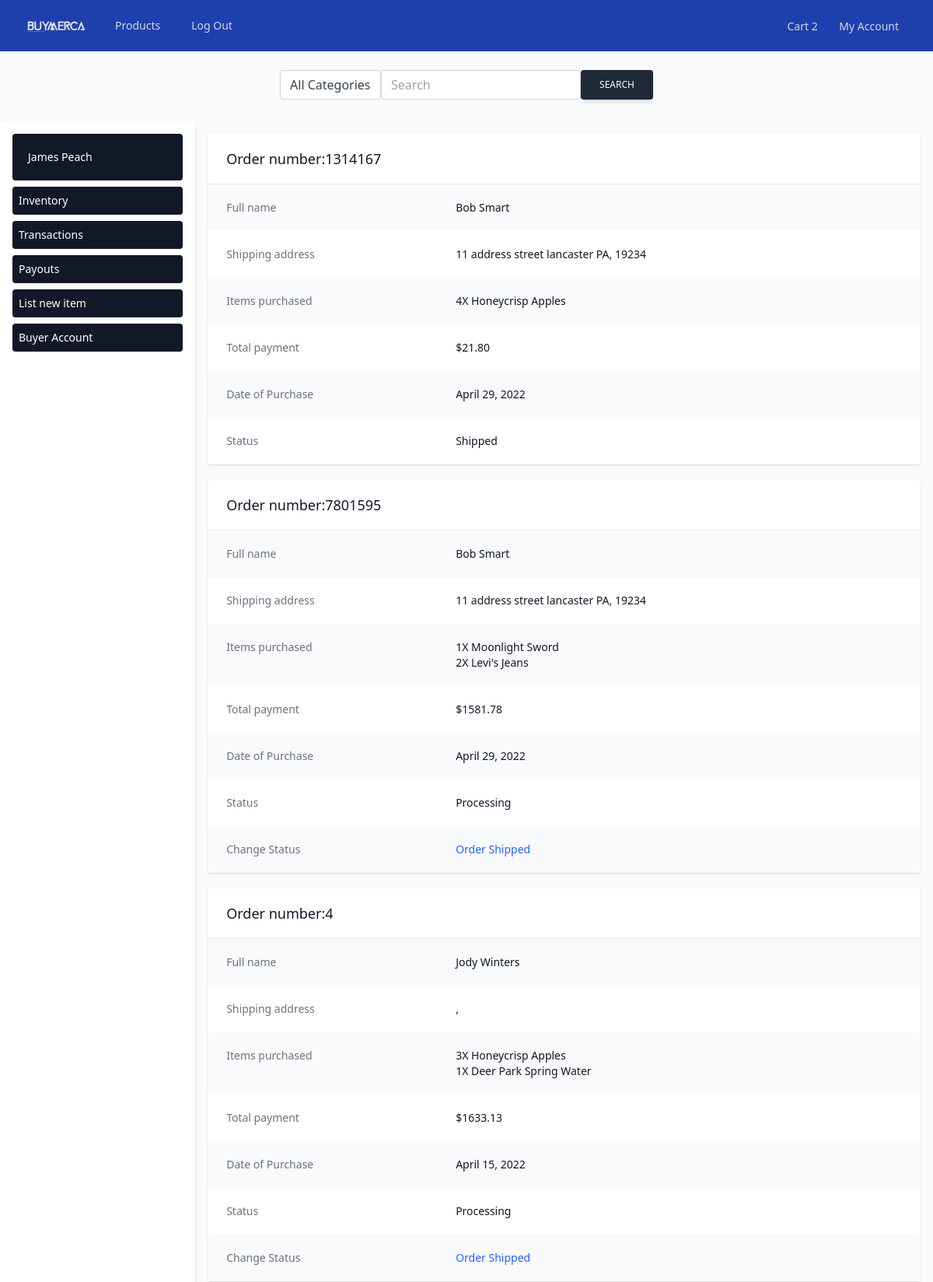
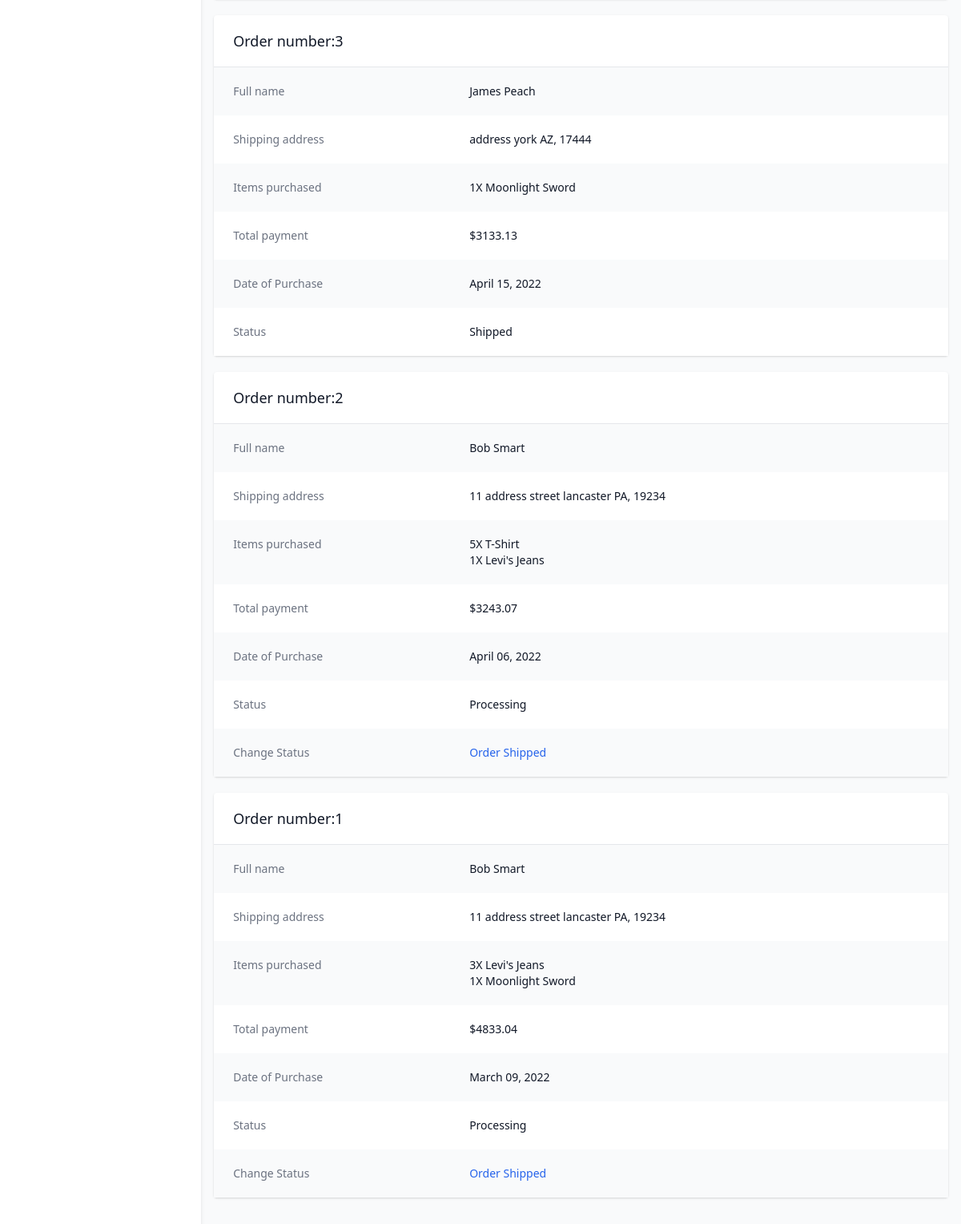
/seller_sold.php (signed in, upper part), run on the app's committed database (2 pictures, top to bottom).
### tables this page shows
CREATE TABLE `products` (
  `product_ID` int(11) NOT NULL,
  `title` varchar(255) NOT NULL,
  `customLabel` varchar(255) DEFAULT NULL,
  `price` decimal(10,2) NOT NULL,
  `list_price` decimal(10,2) NOT NULL,
  `brand` int(11) NOT NULL,
  `categories` int(11) NOT NULL,
  `productCondition` varchar(255) NOT NULL,
  `description` text NOT NULL,
  `featured` tinyint(4) NOT NULL DEFAULT 0,
  `sizes` text DEFAULT NULL,
  `weight` text DEFAULT NULL,
  `seller_ID` int(11) NOT NULL,
  `quantity` int(8) NOT NULL,
  `discount_percent` int(3) DEFAULT NULL,
  `comment` text DEFAULT NULL,
  `image` longblob NOT NULL,
  `create_date` datetime NOT NULL DEFAULT current_timestamp()
);

CREATE TABLE `Users` (
  `first_name` varchar(50) NOT NULL,
  `last_name` varchar(50) NOT NULL,
  `email` varchar(100) NOT NULL,
  `password` varchar(20) NOT NULL,
  `user_ID` int(7) NOT NULL,
  `role` varchar(50) NOT NULL,
  `address_first_line` varchar(200) DEFAULT NULL,
  `address_second_line` varchar(200) DEFAULT NULL,
  `city` varchar(30) DEFAULT NULL,
  `state_abbreviation` varchar(2) DEFAULT NULL,
  `zip_code` int(11) DEFAULT NULL,
  `telephone_number` int(10) DEFAULT NULL,
  `gender` varchar(20) NOT NULL,
  `approval` int(1) DEFAULT NULL,
  `disabled` int(1) DEFAULT NULL
);

CREATE TABLE `Transactions` (
  `product_ID` int(10) NOT NULL,
  `product_quantity` int(10) NOT NULL,
  `user_ID` int(10) NOT NULL,
  `purchase_date` timestamp NOT NULL DEFAULT current_timestamp(),
  `shipped` bit(1) NOT NULL DEFAULT b'0',
  `transaction_ID` int(10) NOT NULL,
  `price_at_purchase` decimal(10,2) DEFAULT NULL
);

### seller_sold.php (the view, shortened to what this page needs)
<?php
    include 'templates/nav-bar.php';
    include 'templates/search-bar.php';
?>
<main class="flex w-full">
    <?php
        include 'templates/seller-side-bar.php';
    ?>
    <section class="w-full p-4">
        <div class="w-full text-md">
            <?php
                $sql="SELECT * FROM Transactions t INNER JOIN products p on t.product_ID=p.product_ID  WHERE p.seller_ID=$_SESSION[ID] GROUP BY transaction_ID ORDER BY purchase_date DESC";
                $result = $conn->query($sql);
                $totalPrice = 0;
                $counter = 0;
                while($res = mysqli_fetch_array($result)) {
                    $sql = "SELECT * FROM Users WHERE user_ID=$res[user_ID]";
                    $resul = $conn->query($sql);
                    $thing = $resul->fetch_assoc();
                    $date = date_create($res['purchase_date']);
                    echo "<div class='bg-white shadow sm:rounded mb-5'>";
                    echo "<div class='px-4 py-5 sm:px-6'>";
                    echo "<h3 class='text-lg leading-6 font-medium text-gray-900'>Order number:". $res['transaction_ID'] . "</h3>";
                    echo "</div>";
                    echo "<div class='border-t border-gray-200'>";
                    echo "<dl>";
                        echo "<div class='bg-gray-50 px-4 py-5 sm:grid sm:grid-cols-3 sm:gap-4 sm:px-6'>";
                            echo "<dt class='text-sm font-medium text-gray-500'>Full name</dt>";
                            echo "<dd class='mt-1 text-sm text-gray-900 sm:mt-0 sm:col-span-2'>" . $thing['first_name'] . " " . $thing['last_name'] . "</dd>";
                        echo "</div>";
                        echo "<div class='bg-white px-4 py-5 sm:grid sm:grid-cols-3 sm:gap-4 sm:px-6'>";
                            echo "<dt class='text-sm font-medium text-gray-500'>Shipping address</dt>";
                            echo "<dd class='mt-1 text-sm text-gray-900 sm:mt-0 sm:col-span-2'>" . $thing['address_first_line'] . " " . $thing['addres_second_line'] . " " . $thing['city'] . " " . $thing['state_abbreviation'] . ", " . $thing['zip_code'] . "</dd>";
                        echo "</div>";
                        echo "<div class='bg-gray-50 px-4 py-5 sm:grid sm:grid-cols-3 sm:gap-4 sm:px-6'>";
                            echo "<dt class='text-sm font-medium text-gray-500'>Items purchased</dt>";
                            echo "<dd class='mt-1 text-sm text-gray-900 sm:mt-0 sm:col-span-2'>";
                            echo "<div>";
                            $sql = "SELECT * FROM Transactions t INNER JOIN products p ON t.product_ID = p.product_ID WHERE t.transaction_ID=$res[transaction_ID]";
                            $count = $conn->query($sql);
                            while($row = mysqli_fetch_array($count)) {
                                echo "<p>" . $row['product_quantity'] . "X   " . $row['title'] . "</p>";
                                $totalPrice += ($row['product_quantity'] * $row['price_at_purchase']);
                            }
                            echo "</div>";
                            echo "</dd>";
                        echo "</div>";
                        echo "<div class='bg-white px-4 py-5 sm:grid sm:grid-cols-3 sm:gap-4 sm:px-6'>";
                            echo "<dt class='text-sm font-medium text-gray-500'>Total payment</dt>";
                            echo "<dd class='mt-1 text-sm text-gray-900 sm:mt-0 sm:col-span-2'>$" . sprintf("%.2f", $totalPrice) ."</dd>";
                        echo "</div>";
                        echo "<div class='bg-gray-50 px-4 py-5 sm:grid sm:grid-cols-3 sm:gap-4 sm:px-6'>";
                            echo "<dt class='text-sm font-medium text-gray-500'>Date of Purchase</dt>";
                            echo "<dd class='mt-1 text-sm text-gray-900 sm:mt-0 sm:col-span-2'>" . date_format($date, 'F d, Y') ."</dd>";
                        echo "</div>";
                        $sql = "SELECT * FROM Transactions WHERE transaction_ID=$res[transaction_ID] LIMIT 1";
                        $resu = $conn->query($sql);
                        $t = $resu->fetch_assoc();
                        echo "<div class='bg-white px-4 py-5 sm:grid sm:grid-cols-3 sm:gap-4 sm:px-6'>";
                            echo "<dt class='text-sm font-medium text-gray-500'>Status</dt>";
                            echo "<dd class='mt-1 text-sm text-gray-900 sm:mt-0 sm:col-span-2'>" . (($t['shipped']==0)? 'Processing' : 'Shipped') . "</dd>";
                        echo "</div>";
                        if($t['shipped']==0){
                            echo "<form action='seller_sold.php' method='POST' id='form" . $counter . "'>";
                            echo "<div class='bg-gray-50 px-4 py-5 sm:grid sm:grid-cols-3 sm:gap-4 sm:px-6'>";
                                echo "<dt class='text-sm font-medium text-gray-500'>Change Status</dt>";
                                echo "<dd class='mt-1 text-sm text-blue-600 sm:mt-0 sm:col-span-2'><button name='change' id='change' form='form" . $counter . "' value='" . $res['transaction_ID'] . "'>Order Shipped</button></dd>";
                            echo "</div>";
                            echo "</form>";
                        }
                    echo "</dl>";
                    echo "</div>";
                echo "</div>";
                $counter++;
                }
            ?>
        </div>
    </section>
</main>

### data on the page
products: transaction_ID "1314167", users.first_name "Bob", users.last_name "Smart", users.address_first_line "11 address street", users.city "lancaster", users.state_abbreviation "PA", users.zip_code "19234", totalPrice "21.80", date "April 29, 2022", shows "Shipped", transaction_ID "4", users.first_name "Jody", users.last_name "Winters", totalPrice "1633.13", date "April 15, 2022"
transactions: product_quantity "4", product_ID.title "Honeycrisp Apples"
products: transaction_ID "7801595", users.first_name "Bob", users.last_name "Smart", users.address_first_line "11 address street", users.city "lancaster", users.state_abbreviation "PA", users.zip_code "19234", totalPrice "1581.78", date "April 29, 2022", shows "Processing", transaction_ID "3", users.first_name "James", users.last_name "Peach", users.address_first_line "address", users.city "york", users.state_abbreviation "AZ", users.zip_code "17444", totalPrice "3133.13", date "April 15, 2022"
transactions: product_quantity "1", product_ID.title "Moonlight Sword"
transactions: product_quantity "2", product_ID.title "Levi's Jeans"
transactions: product_quantity "3", product_ID.title "Honeycrisp Apples"
transactions: product_quantity "1", product_ID.title "Deer Park Spring Water"
transactions: product_quantity "1", product_ID.title "Moonlight Sword"
products: transaction_ID "2", users.first_name "Bob", users.last_name "Smart", users.address_first_line "11 address street", users.city "lancaster", users.state_abbreviation "PA", users.zip_code "19234", totalPrice "3243.07", date "April 06, 2022", shows "Processing"
transactions: product_quantity "5", product_ID.title "T-Shirt"
transactions: product_quantity "1", product_ID.title "Levi's Jeans"
products: transaction_ID "1", users.first_name "Bob", users.last_name "Smart", users.address_first_line "11 address street", users.city "lancaster", users.state_abbreviation "PA", users.zip_code "19234", totalPrice "4833.04", date "March 09, 2022", shows "Processing"
transactions: product_quantity "3", product_ID.title "Levi's Jeans"
transactions: product_quantity "1", product_ID.title "Moonlight Sword"

### other printed values
$total "2"
$_SESSION['firstName'] "James"
$_SESSION['lastName'] "Peach"
form field cate "All Categories"
